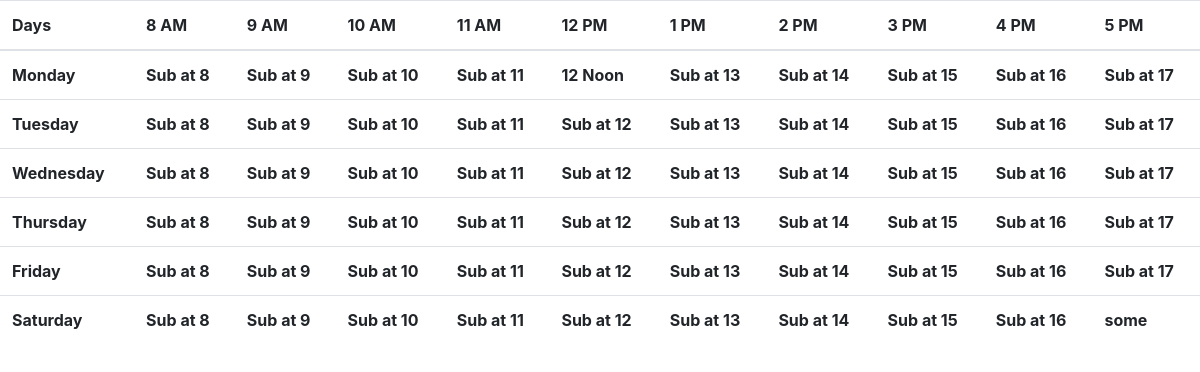
The page / on the database its author committed.
### timetable/models.py (models this page shows, shortened)
class timetable(models.Model):
    time = models.CharField(max_length=300)
    subject = models.CharField(max_length=300)
    teacher = models.CharField(max_length=300)

### timetable/views.py (the view)
# urls.py: path('', views.index, name='index'),
def index(request):
    rawobjects = timetable.objects.all()
    objects = []
    times = ['8 AM','9 AM','10 AM','11 AM','12 PM','1 PM','2 PM','3 PM','4 PM','5 PM']
    days = ['Mon','Tue','Wed','Thu','Fri','Sat']
    counter = 0
    for day in range(len(days)):
        list = []
        for time in range(len(times)):
            list.append(rawobjects[counter].__dict__)
            counter+=1
        objects.append(list)
    context = {'obj' : objects,'times':times,'days':days,'counter':counter}
    return render(request,'timetable/timetable.html',context)

### timetable/templates/timetable/timetable.html (shortened to what this page needs)
<!DOCTYPE html>
<html lang="en">
<head>
    <link rel="stylesheet" href="https://stackpath.bootstrapcdn.com/bootstrap/4.3.1/css/bootstrap.min.css">
</head>
<body>
    <table class="table">
        <thead>
            <tr>
                <th scope="col">Days</th>
                {% for a in times %}
                <th scope="col">{{ a }}</th>
                {% endfor %}
            </tr>
        </thead>
        <tbody>
            {% for day in obj %}
            <tr>
                <th scope="row">{{ day.0.time }}</th>
                {% for time in day %}
                <th>{{ time.subject }}</th>
                {% endfor %}
            </tr>
            {% endfor %}
        </tbody>
    </table>
</body>
</html>

### rows shown on the page
timetable: time "Monday", subject "Sub at 8" "Sub at 9" "Sub at 10" "Sub at 11" "12 Noon" "Sub at 13" "Sub at 14" "Sub at 15" "Sub at 16" "Sub at 17"
timetable: time "Tuesday", subject "Sub at 8" "Sub at 9" "Sub at 10" "Sub at 11" "Sub at 12" "Sub at 13" "Sub at 14" "Sub at 15" "Sub at 16" "Sub at 17"
timetable: time "Wednesday", subject "Sub at 8" "Sub at 9" "Sub at 10" "Sub at 11" "Sub at 12" "Sub at 13" "Sub at 14" "Sub at 15" "Sub at 16" "Sub at 17"
timetable: time "Thursday", subject "Sub at 8" "Sub at 9" "Sub at 10" "Sub at 11" "Sub at 12" "Sub at 13" "Sub at 14" "Sub at 15" "Sub at 16" "Sub at 17"
timetable: time "Friday", subject "Sub at 8" "Sub at 9" "Sub at 10" "Sub at 11" "Sub at 12" "Sub at 13" "Sub at 14" "Sub at 15" "Sub at 16" "Sub at 17"
timetable: time "Saturday", subject "Sub at 8" "Sub at 9" "Sub at 10" "Sub at 11" "Sub at 12" "Sub at 13" "Sub at 14" "Sub at 15" "Sub at 16" "some"

### other values the page prints
{{ a }} "8 AM" "9 AM" "10 AM" "11 AM" "12 PM" "1 PM" "2 PM" "3 PM" "4 PM" "5 PM"
